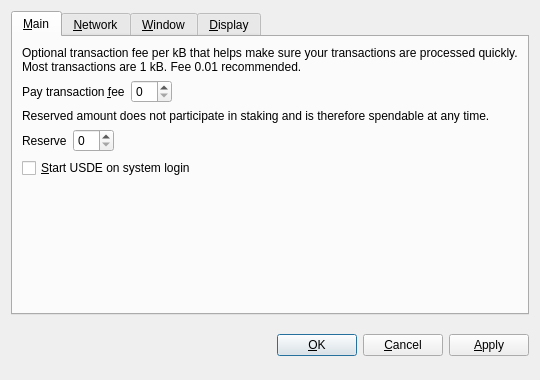
<?xml version="1.0" encoding="UTF-8"?>
<ui version="4.0">
 <class>OptionsDialog</class>
 <widget class="QDialog" name="OptionsDialog">
  <property name="geometry">
   <rect>
    <x>0</x>
    <y>0</y>
    <width>540</width>
    <height>380</height>
   </rect>
  </property>
  <property name="windowTitle">
   <string>Options</string>
  </property>
  <property name="styleSheet">
   <string notr="true">background-image: url(:/images/bkg2);
background-image: url(:/images/gr);</string>
  </property>
  <property name="modal">
   <bool>true</bool>
  </property>
  <layout class="QVBoxLayout" name="verticalLayout">
   <item>
    <widget class="QTabWidget" name="tabWidget">
     <property name="tabPosition">
      <enum>QTabWidget::North</enum>
     </property>
     <property name="currentIndex">
      <number>0</number>
     </property>
     <widget class="QWidget" name="tabMain">
      <attribute name="title">
       <string>&amp;Main</string>
      </attribute>
      <layout class="QVBoxLayout" name="verticalLayout_Main">
       <item>
        <widget class="QLabel" name="transactionFeeInfoLabel">
         <property name="text">
          <string>Optional transaction fee per kB that helps make sure your transactions are processed quickly. Most transactions are 1 kB. Fee 0.01 recommended.</string>
         </property>
         <property name="textFormat">
          <enum>Qt::PlainText</enum>
         </property>
         <property name="wordWrap">
          <bool>true</bool>
         </property>
        </widget>
       </item>
       <item>
        <layout class="QHBoxLayout" name="horizontalLayoutFee">
         <item>
          <widget class="QLabel" name="transactionFeeLabel">
           <property name="text">
            <string>Pay transaction &amp;fee</string>
           </property>
           <property name="textFormat">
            <enum>Qt::PlainText</enum>
           </property>
           <property name="buddy">
            <cstring>transactionFee</cstring>
           </property>
          </widget>
         </item>
         <item>
          <widget class="BitcoinAmountField" name="transactionFee"/>
         </item>
         <item>
          <spacer name="horizontalSpacerFee">
           <property name="orientation">
            <enum>Qt::Horizontal</enum>
           </property>
           <property name="sizeHint" stdset="0">
            <size>
             <width>40</width>
             <height>20</height>
            </size>
           </property>
          </spacer>
         </item>
        </layout>
       </item>
       <item>
        <widget class="QLabel" name="reserveBalanceInfoLabel">
         <property name="text">
          <string>Reserved amount does not participate in staking and is therefore spendable at any time.</string>
         </property>
         <property name="textFormat">
          <enum>Qt::PlainText</enum>
         </property>
         <property name="wordWrap">
          <bool>true</bool>
         </property>
        </widget>
       </item>
       <item>
        <layout class="QHBoxLayout" name="horizontalLayoutReserveBalance">
         <item>
          <widget class="QLabel" name="reserveBalanceLabel">
           <property name="text">
            <string>Reserve</string>
           </property>
           <property name="textFormat">
            <enum>Qt::PlainText</enum>
           </property>
           <property name="buddy">
            <cstring>reserveBalance</cstring>
           </property>
          </widget>
         </item>
         <item>
          <widget class="BitcoinAmountField" name="reserveBalance"/>
         </item>
         <item>
          <spacer name="horizontalSpacerReserveBalance">
           <property name="orientation">
            <enum>Qt::Horizontal</enum>
           </property>
           <property name="sizeHint" stdset="0">
            <size>
             <width>40</width>
             <height>20</height>
            </size>
           </property>
          </spacer>
         </item>
        </layout>
       </item>
       <item>
        <widget class="QCheckBox" name="bitcoinAtStartup">
         <property name="toolTip">
          <string>Automatically start USDE after logging in to the system.</string>
         </property>
         <property name="text">
          <string>&amp;Start USDE on system login</string>
         </property>
        </widget>
       </item>
       <item>
        <spacer name="verticalSpacer_Main">
         <property name="orientation">
          <enum>Qt::Vertical</enum>
         </property>
         <property name="sizeHint" stdset="0">
          <size>
           <width>20</width>
           <height>40</height>
          </size>
         </property>
        </spacer>
       </item>
      </layout>
     </widget>
     <widget class="QWidget" name="tabNetwork">
      <attribute name="title">
       <string>&amp;Network</string>
      </attribute>
      <layout class="QVBoxLayout" name="verticalLayout_Network">
       <item>
        <widget class="QCheckBox" name="mapPortUpnp">
         <property name="toolTip">
          <string>Automatically open the USDE client port on the router. This only works when your router supports UPnP and it is enabled.</string>
         </property>
         <property name="text">
          <string>Map port using &amp;UPnP</string>
         </property>
        </widget>
       </item>
       <item>
        <widget class="QCheckBox" name="connectSocks">
         <property name="toolTip">
          <string>Connect to the USDE network through a SOCKS proxy (e.g. when connecting through Tor).</string>
         </property>
         <property name="text">
          <string>&amp;Connect through SOCKS proxy:</string>
         </property>
        </widget>
       </item>
       <item>
        <layout class="QHBoxLayout" name="horizontalLayout_Network">
         <item>
          <widget class="QLabel" name="proxyIpLabel">
           <property name="text">
            <string>Proxy &amp;IP:</string>
           </property>
           <property name="textFormat">
            <enum>Qt::PlainText</enum>
           </property>
           <property name="buddy">
            <cstring>proxyIp</cstring>
           </property>
          </widget>
         </item>
         <item>
          <widget class="QValidatedLineEdit" name="proxyIp">
           <property name="maximumSize">
            <size>
             <width>140</width>
             <height>16777215</height>
            </size>
           </property>
           <property name="toolTip">
            <string>IP address of the proxy (e.g. 127.0.0.1)</string>
           </property>
          </widget>
         </item>
         <item>
          <widget class="QLabel" name="proxyPortLabel">
           <property name="text">
            <string>&amp;Port:</string>
           </property>
           <property name="textFormat">
            <enum>Qt::PlainText</enum>
           </property>
           <property name="buddy">
            <cstring>proxyPort</cstring>
           </property>
          </widget>
         </item>
         <item>
          <widget class="QLineEdit" name="proxyPort">
           <property name="maximumSize">
            <size>
             <width>55</width>
             <height>16777215</height>
            </size>
           </property>
           <property name="toolTip">
            <string>Port of the proxy (e.g. 9050)</string>
           </property>
          </widget>
         </item>
         <item>
          <widget class="QLabel" name="socksVersionLabel">
           <property name="text">
            <string>SOCKS &amp;Version:</string>
           </property>
           <property name="textFormat">
            <enum>Qt::PlainText</enum>
           </property>
           <property name="buddy">
            <cstring>socksVersion</cstring>
           </property>
          </widget>
         </item>
         <item>
          <widget class="QValueComboBox" name="socksVersion">
           <property name="toolTip">
            <string>SOCKS version of the proxy (e.g. 5)</string>
           </property>
          </widget>
         </item>
         <item>
          <spacer name="horizontalSpacer_Network">
           <property name="orientation">
            <enum>Qt::Horizontal</enum>
           </property>
           <property name="sizeHint" stdset="0">
            <size>
             <width>40</width>
             <height>20</height>
            </size>
           </property>
          </spacer>
         </item>
        </layout>
       </item>
       <item>
        <spacer name="verticalSpacer_Network">
         <property name="orientation">
          <enum>Qt::Vertical</enum>
         </property>
         <property name="sizeHint" stdset="0">
          <size>
           <width>20</width>
           <height>40</height>
          </size>
         </property>
        </spacer>
       </item>
      </layout>
     </widget>
     <widget class="QWidget" name="tabWindow">
      <attribute name="title">
       <string>&amp;Window</string>
      </attribute>
      <layout class="QVBoxLayout" name="verticalLayout_Window">
       <item>
        <widget class="QCheckBox" name="minimizeToTray">
         <property name="toolTip">
          <string>Show only a tray icon after minimizing the window.</string>
         </property>
         <property name="text">
          <string>&amp;Minimize to the tray instead of the taskbar</string>
         </property>
        </widget>
       </item>
       <item>
        <widget class="QCheckBox" name="minimizeOnClose">
         <property name="toolTip">
          <string>Minimize instead of exit the application when the window is closed. When this option is enabled, the application will be closed only after selecting Quit in the menu.</string>
         </property>
         <property name="text">
          <string>M&amp;inimize on close</string>
         </property>
        </widget>
       </item>
       <item>
        <spacer name="verticalSpacer_Window">
         <property name="orientation">
          <enum>Qt::Vertical</enum>
         </property>
         <property name="sizeHint" stdset="0">
          <size>
           <width>20</width>
           <height>40</height>
          </size>
         </property>
        </spacer>
       </item>
      </layout>
     </widget>
     <widget class="QWidget" name="tabDisplay">
      <attribute name="title">
       <string>&amp;Display</string>
      </attribute>
      <layout class="QVBoxLayout" name="verticalLayout_Display">
       <item>
        <layout class="QHBoxLayout" name="horizontalLayout_1_Display">
         <item>
          <widget class="QLabel" name="langLabel">
           <property name="text">
            <string>User Interface &amp;language:</string>
           </property>
           <property name="textFormat">
            <enum>Qt::PlainText</enum>
           </property>
           <property name="buddy">
            <cstring>lang</cstring>
           </property>
          </widget>
         </item>
         <item>
          <widget class="QValueComboBox" name="lang">
           <property name="toolTip">
            <string>The user interface language can be set here. This setting will take effect after restarting USDE.</string>
           </property>
          </widget>
         </item>
        </layout>
       </item>
       <item>
        <layout class="QHBoxLayout" name="horizontalLayout_2_Display">
         <item>
          <widget class="QLabel" name="unitLabel">
           <property name="text">
            <string>&amp;Unit to show amounts in:</string>
           </property>
           <property name="textFormat">
            <enum>Qt::PlainText</enum>
           </property>
           <property name="buddy">
            <cstring>unit</cstring>
           </property>
          </widget>
         </item>
         <item>
          <widget class="QValueComboBox" name="unit">
           <property name="toolTip">
            <string>Choose the default subdivision unit to show in the interface and when sending coins.</string>
           </property>
          </widget>
         </item>
        </layout>
       </item>
       <item>
        <widget class="QCheckBox" name="displayAddresses">
         <property name="toolTip">
          <string>Whether to show USDE addresses in the transaction list or not.</string>
         </property>
         <property name="text">
          <string>&amp;Display addresses in transaction list</string>
         </property>
        </widget>
       </item>
       <item>
        <widget class="QCheckBox" name="coinControlFeatures">
         <property name="toolTip">
          <string>Whether to show coin control features or not.</string>
         </property>
         <property name="text">
          <string>Display coin &amp;control features (experts only!)</string>
         </property>
        </widget>
       </item>
       <item>
        <spacer name="verticalSpacer_Display">
         <property name="orientation">
          <enum>Qt::Vertical</enum>
         </property>
         <property name="sizeHint" stdset="0">
          <size>
           <width>20</width>
           <height>40</height>
          </size>
         </property>
        </spacer>
       </item>
      </layout>
     </widget>
    </widget>
   </item>
   <item>
    <layout class="QHBoxLayout" name="horizontalLayout_Buttons">
     <item>
      <spacer name="horizontalSpacer_1">
       <property name="orientation">
        <enum>Qt::Horizontal</enum>
       </property>
       <property name="sizeHint" stdset="0">
        <size>
         <width>40</width>
         <height>48</height>
        </size>
       </property>
      </spacer>
     </item>
     <item>
      <widget class="QLabel" name="statusLabel">
       <property name="font">
        <font>
         <weight>75</weight>
         <bold>true</bold>
        </font>
       </property>
       <property name="text">
        <string/>
       </property>
       <property name="textFormat">
        <enum>Qt::PlainText</enum>
       </property>
       <property name="wordWrap">
        <bool>true</bool>
       </property>
      </widget>
     </item>
     <item>
      <spacer name="horizontalSpacer_2">
       <property name="orientation">
        <enum>Qt::Horizontal</enum>
       </property>
       <property name="sizeHint" stdset="0">
        <size>
         <width>40</width>
         <height>48</height>
        </size>
       </property>
      </spacer>
     </item>
     <item>
      <widget class="QPushButton" name="okButton">
       <property name="text">
        <string>&amp;OK</string>
       </property>
      </widget>
     </item>
     <item>
      <widget class="QPushButton" name="cancelButton">
       <property name="text">
        <string>&amp;Cancel</string>
       </property>
       <property name="autoDefault">
        <bool>false</bool>
       </property>
      </widget>
     </item>
     <item>
      <widget class="QPushButton" name="applyButton">
       <property name="text">
        <string>&amp;Apply</string>
       </property>
       <property name="autoDefault">
        <bool>false</bool>
       </property>
      </widget>
     </item>
    </layout>
   </item>
  </layout>
 </widget>
 <customwidgets>
  <customwidget>
   <class>BitcoinAmountField</class>
   <extends>QSpinBox</extends>
   <header>bitcoinamountfield.h</header>
   <container>1</container>
  </customwidget>
  <customwidget>
   <class>QValidatedLineEdit</class>
   <extends>QLineEdit</extends>
   <header>qvalidatedlineedit.h</header>
  </customwidget>
  <customwidget>
   <class>QValueComboBox</class>
   <extends>QComboBox</extends>
   <header>qvaluecombobox.h</header>
  </customwidget>
 </customwidgets>
 <resources/>
 <connections/>
</ui>
